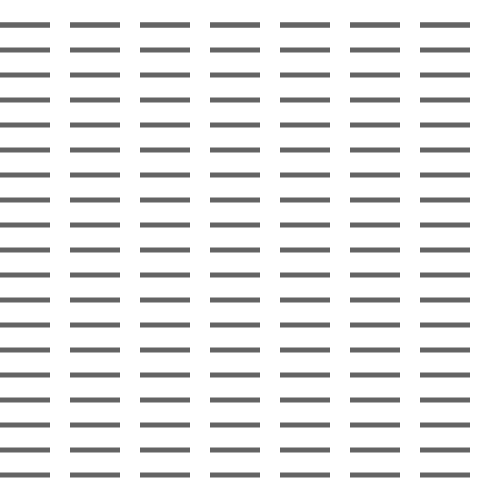
Frame 1 (no input)
Frame 60 (the mouse pressed at the canvas centre just before this capture): identical to frame 1, image omitted
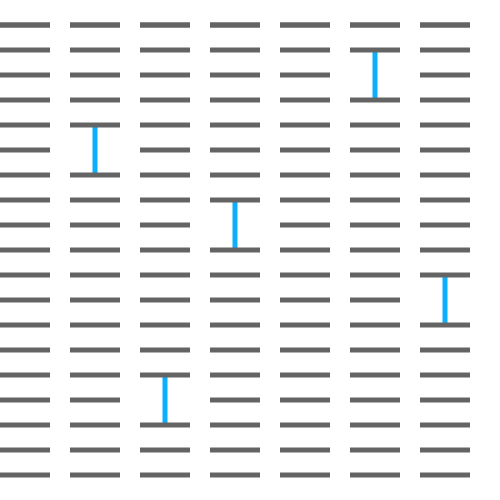
Frame 120 (the mouse held since frame 60 and released just before this capture)

The Processing sketch that drew these frames (run headless with seeded random() and noise(); from frame 60 on, the mouse is pressed at the canvas centre):

// Processing sketch: processing_119244
// ── processing_119244.pde

void setup() {
size(500,500);
}

//Maus bewegen und drücken!

void draw(){
background(255);

pushMatrix();
translate(375,75);
float Drehung = map(mouseX,0,500,0,1*PI);
rotate(Drehung);
rectMode(CENTER); 
 if (mousePressed) fill(13,174,252);
else fill(100);
noStroke();
rect(0,0,50,5);
popMatrix();

pushMatrix();
translate(95,150);
float Drehung2 = map(mouseX,0,500,0,1*PI);
rotate(Drehung2);
rectMode(CENTER); 
 if (mousePressed) fill(13,174,252);
else fill(100);
noStroke();
rect(0,0,50,5);
popMatrix();

pushMatrix();
translate(235,225);
float Drehung3 = map(mouseX,0,500,0,1*PI);
rotate(Drehung3);
rectMode(CENTER); 
 if (mousePressed) fill(13,174,252);
else fill(100);
noStroke();
rect(0,0,50,5);
popMatrix();

pushMatrix();
translate(445,300);
float Drehung4 = map(mouseX,0,500,0,1*PI);
rotate(Drehung4);
rectMode(CENTER); 
 if (mousePressed) fill(13,174,252);
else fill(100);
noStroke();
rect(0,0,50,5);
popMatrix();

pushMatrix();
translate(165,400);
float Drehung5 = map(mouseX,0,500,0,1*PI);
rotate(Drehung5);
rectMode(CENTER); 
 if (mousePressed) fill(13,174,252);
else fill(100);
noStroke();
rect(0,0,50,5);
popMatrix();


fill(100);

rect(25,25,50,5);
rect(95,25,50,5);
rect(165,25,50,5);
rect(235,25,50,5);
rect(305,25,50,5);
rect(375,25,50,5);
rect(445,25,50,5);

translate(0,25);
rect(25,0,50,5);
rect(95,0,50,5);
rect(165,0,50,5);
rect(235,0,50,5);
rect(305,0,50,5);
rect(375,0,50,5);
rect(445,0,50,5);

translate(0,25);
rect(25,0,50,5);
rect(95,0,50,5);
rect(165,0,50,5);
rect(235,0,50,5);
rect(305,0,50,5);
rect(375,0,50,5);
rect(445,0,50,5);

translate(0,25);
rect(25,0,50,5);
rect(95,0,50,5);
rect(165,0,50,5);
rect(235,0,50,5);
rect(305,0,50,5);
rect(445,0,50,5);

fill(100);
translate(0,25);
rect(25,0,50,5);
rect(95,0,50,5);
rect(165,0,50,5);
rect(235,0,50,5);
rect(305,0,50,5);
rect(375,0,50,5);
rect(445,0,50,5);

translate(0,25);
rect(25,0,50,5);
rect(95,0,50,5);
rect(165,0,50,5);
rect(235,0,50,5);
rect(305,0,50,5);
rect(375,0,50,5);
rect(445,0,50,5);

translate(0,25);
rect(25,0,50,5);
rect(165,0,50,5);
rect(235,0,50,5);
rect(305,0,50,5);
rect(375,0,50,5);
rect(445,0,50,5);

translate(0,25);
rect(25,0,50,5);
rect(95,0,50,5);
rect(165,0,50,5);
rect(235,0,50,5);
rect(305,0,50,5);
rect(375,0,50,5);
rect(445,0,50,5);

translate(0,25);
rect(25,0,50,5);
rect(95,0,50,5);
rect(165,0,50,5);
rect(235,0,50,5);
rect(305,0,50,5);
rect(375,0,50,5);
rect(445,0,50,5);

translate(0,25);   //9
rect(25,0,50,5);
rect(95,0,50,5);
rect(165,0,50,5);
rect(305,0,50,5);
rect(375,0,50,5);
rect(445,0,50,5);

translate(0,25);
rect(25,0,50,5);
rect(95,0,50,5);
rect(165,0,50,5);
rect(235,0,50,5);
rect(305,0,50,5);
rect(375,0,50,5);
rect(445,0,50,5);

translate(0,25);
rect(25,0,50,5);
rect(95,0,50,5);
rect(165,0,50,5);
rect(235,0,50,5);
rect(305,0,50,5);
rect(375,0,50,5);
rect(445,0,50,5);

translate(0,25);  //12
rect(25,0,50,5);
rect(95,0,50,5);
rect(165,0,50,5);
rect(235,0,50,5);
rect(305,0,50,5);
rect(375,0,50,5);

translate(0,25);
rect(25,0,50,5);
rect(95,0,50,5);
rect(165,0,50,5);
rect(235,0,50,5);
rect(305,0,50,5);
rect(375,0,50,5);
rect(445,0,50,5);

translate(0,25);
rect(25,0,50,5);
rect(95,0,50,5);
rect(165,0,50,5);
rect(235,0,50,5);
rect(305,0,50,5);
rect(375,0,50,5);
rect(445,0,50,5);

translate(0,25);
rect(25,0,50,5);
rect(95,0,50,5);
rect(165,0,50,5);
rect(235,0,50,5);
rect(305,0,50,5);
rect(375,0,50,5);
rect(445,0,50,5);

translate(0,25);   //16
rect(25,0,50,5);
rect(95,0,50,5);
rect(235,0,50,5);
rect(305,0,50,5);
rect(375,0,50,5);
rect(445,0,50,5);

translate(0,25);
rect(25,0,50,5);
rect(95,0,50,5);
rect(165,0,50,5);
rect(235,0,50,5);
rect(305,0,50,5);
rect(375,0,50,5);
rect(445,0,50,5);

translate(0,25);
rect(25,0,50,5);
rect(95,0,50,5);
rect(165,0,50,5);
rect(235,0,50,5);
rect(305,0,50,5);
rect(375,0,50,5);
rect(445,0,50,5);

translate(0,25);
rect(25,0,50,5);
rect(95,0,50,5);
rect(165,0,50,5);
rect(235,0,50,5);
rect(305,0,50,5);
rect(375,0,50,5);
rect(445,0,50,5);

}
